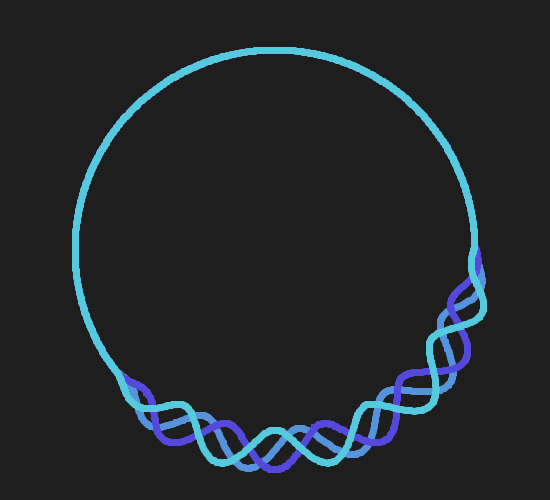
Frame 1 (no input)
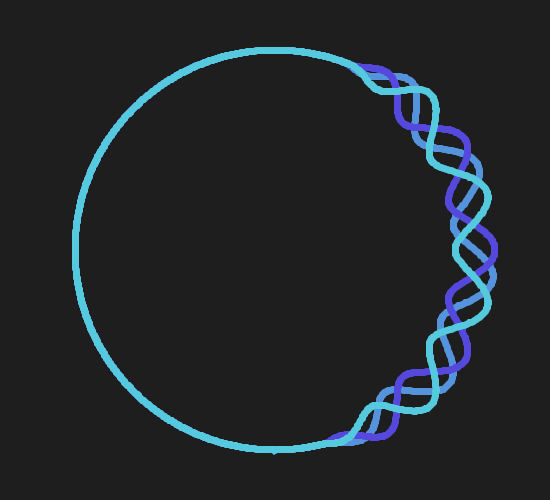
Frame 60 (the mouse pressed at the canvas centre just before this capture)
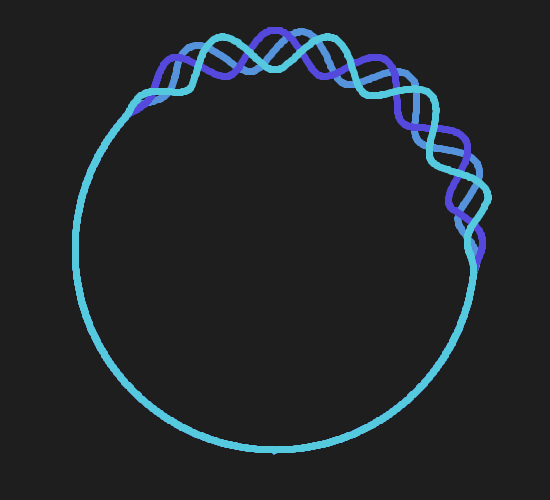
Frame 120 (the mouse held since frame 60 and released just before this capture)

The Processing sketch that drew these frames (run headless with seeded random() and noise(); from frame 60 on, the mouse is pressed at the canvas centre):

// Processing sketch: sine_circle
// ── sine_circle.pde
WaveCircle wc, wc2, wc3;

void setup(){
  size(550,500);
  pixelDensity(2);
  
  wc  = new WaveCircle(1000,12,200,0.1,color(#5593DD), 0.4, 0, true, 0.1);
  wc2 = new WaveCircle(1000,12,200,0.1,color(#5549DD), 0.4, 0, false, 0.1);
  wc3 = new WaveCircle(1000,12,200,0.1,color(#55C9DD), 0.4, PI/180*45, false, 0.1);
}

void draw(){
  background(30);
  
  wc.update();
  wc.display();
  
  wc2.update();
  wc2.display();
  
  wc3.update();
  wc3.display();
}
// ── WaveCircle.pde
class WaveCircle {
  int resolution, num_waves;
  float radius, wave_height, wave_pct, counter, counter_increment, angle_offset;
  color c;
  boolean sine;

  ArrayList<PVector> pts; // Don't need to initialize b/c update overwrites it.

  WaveCircle(int _res, int _nWaves, float _r, float _heightPercent, color _c, 
    float _wave_pct, float _angle_offset, boolean _useSine, float _counter_inc) {
    this.resolution  = _res;
    this.num_waves   = _nWaves;
    this.radius      = _r;
    this.wave_height = this.radius * _heightPercent;
    this.c           = _c;
    this.wave_pct    = _wave_pct;
    this.sine        = _useSine;
    this.counter_increment = _counter_inc;
    this.angle_offset = _angle_offset;
  }

  void update() {
    this.counter -= this.counter_increment;

    ArrayList<PVector> new_pts = new ArrayList<PVector>();
    for (int i = 0; i < this.resolution; i++) {
      float angle = TWO_PI / this.resolution * i;

      float radius_addon = 0; 
      float speed_incrementer = counter / 5;

      if (i < this.wave_pct*this.resolution || i == resolution) {

        float smoothing_amount = 0.14;
        float smooth_pct = 1;

        if (i < wave_pct * resolution * smoothing_amount) {
          smooth_pct = i / (wave_pct * resolution * smoothing_amount);
        }

        if (i > wave_pct * resolution * (1 - smoothing_amount) && i <= wave_pct * resolution) {
          smooth_pct = (wave_pct * resolution - i) / (wave_pct * resolution * smoothing_amount);
        }

        if (i==resolution) {
          smooth_pct=0;
        }
        if (this.sine) {
          radius_addon = smooth_pct * this.wave_height * sin((angle+angle_offset+speed_incrementer)*this.num_waves);
        } else {
          radius_addon = smooth_pct * this.wave_height * cos((angle+angle_offset+speed_incrementer)*this.num_waves);
        }
      }

      float x = (this.radius + radius_addon) * cos(angle + speed_incrementer);
      float y = (this.radius + radius_addon) * sin(angle + speed_incrementer);

      PVector v = new PVector(x, y);
      new_pts.add(v);
    }
    this.pts = new_pts;
  }

  void display() {
    strokeWeight(7);
    stroke(this.c);
    noFill();

    pushMatrix();
    translate(width/2, height/2);
    PVector last       = this.pts.get(this.pts.size() - 1);
    PVector first      = this.pts.get(0);

    beginShape();
    vertex(last.x, last.y);
    for (PVector p : this.pts) {
      vertex(p.x, p.y);
    }
    vertex(first.x, first.y);
    endShape(CLOSE);
    popMatrix();
  }
}
